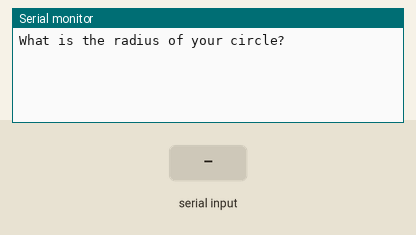
Simulated run of this sketch. Board: Arduino Uno, built with avr-gcc and run on an emulated ATmega328P. On the bench: the last lines printed to the serial monitor. The inputs (shaded band) are chosen by the test bench.

Above: at 1.2 s.
1.3 s: "90,45\n" received over Serial
At 2.1 s:
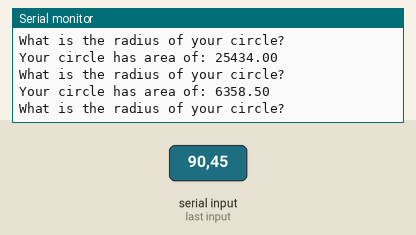
2.8 s: "30,150\n" received over Serial
At 5.2 s:
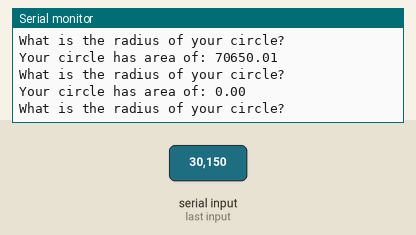
Timing chart, 0 to 6.7 s (numbered marks = the images above; inputs shaded):
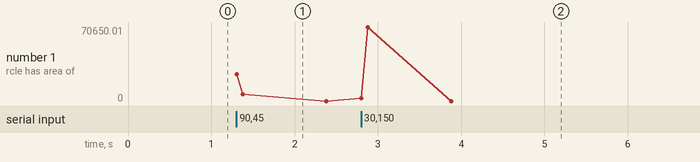

The sketch:

circleArea.ino
```cpp
float radius;
String msg = "What is the radius of your circle?";
float area;
String msg2 = "Your circle has area of: ";
float pi = 3.14;

void setup() {
  // put your setup code here, to run once:
Serial.begin(9600);
}

void loop() {
  // put your main code here, to run repeatedly:
Serial.println(msg);
while (Serial.available()==0){

}
radius=Serial.parseFloat();
area = pi*radius*radius;
Serial.print(msg2);
Serial.println(area);
}
```

Measured:
- after the input at 1.3 s, the serial monitor: prints a new line at once (image 1)
- after the input at 2.8 s, the serial monitor: prints a new line at once (image 2)
